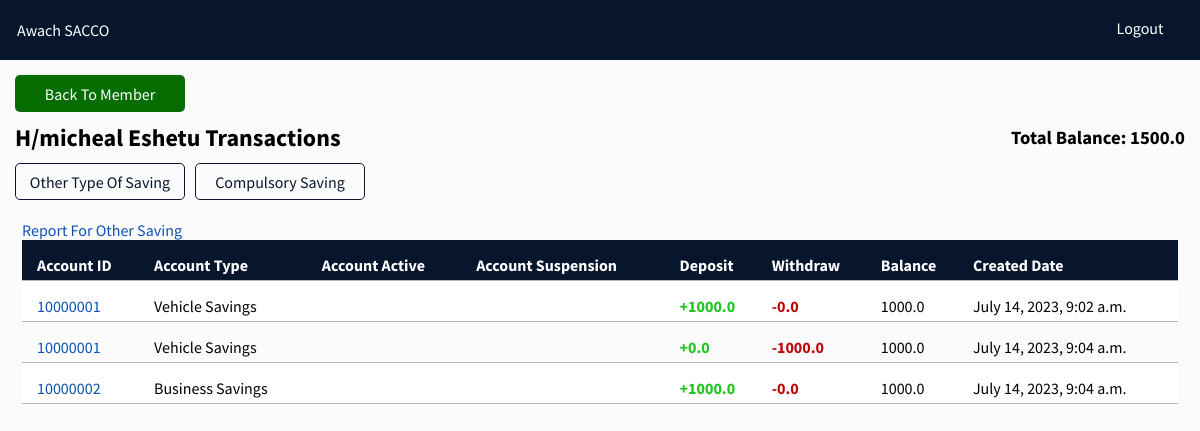
/savings/member-transction/10000001 (signed in), run on the app's committed database.
### savings/models.py (models this page shows, shortened)
class SavingTransaction(models.Model):
    account = models.ForeignKey(SavingAccount, on_delete=models.CASCADE)
    balance = models.FloatField(default=0.0)
    withdraw = models.FloatField(default=0.0)
    deposit = models.FloatField(default=0.0)
    interest = models.FloatField(default=0.0)
    created_date = models.DateTimeField(auto_now_add=True)

class SavingAccount(models.Model):
    account_id = models.IntegerField(primary_key=True, unique=True)
    member = models.ForeignKey(Member, on_delete=models.CASCADE)
    saving_type = models.ForeignKey(SavingType, on_delete=models.CASCADE)
    balance = models.FloatField(default=0.0)
    is_suspended = models.BooleanField(default=False)
    is_active = models.BooleanField(default=False)
    created_date = models.DateTimeField(auto_now_add=True)

class SavingType(models.Model):
    account_name = models.CharField(max_length=225, unique=True)
    def __str__(self):
        return self.account_name

### savings/views.py (the view)
# urls.py: path('member-transction/<str:pk>', get_members_transaction, name='member-transction'),
@login_required
def get_members_transaction(request, pk):
    saving_transaction = SavingTransaction.objects.filter(
        account__member__member_id__exact=pk).select_related('account').order_by('created_date')
    compulsory_transaction = CompulsoryTransaction.objects.filter(
        account__member__member_id__exact=pk).select_related('account').order_by('account').order_by('created_date')
    comlsory = CompulsorySaving.objects.get(member_id=pk)
    account = SavingAccount.objects.get(member_id=pk, is_active=True)
    balance = comlsory.balance + account.balance
    full_name = comlsory.member.first_name + ' ' + comlsory.member.father_name
    return render(request, 'membersTransaction.html', {'saving_transaction': saving_transaction,
                                                       'compulsory_transaction': compulsory_transaction, 'id': pk, 'balance': balance, 'full_name': full_name})

### savings/templates/membersTransaction.html (shortened to what this page needs)
{% load static %}
<!DOCTYPE html>
<html lang="en">
  <head>
    <link rel="stylesheet" href="{% static 'css/member_list.css' %}" />
    <link rel="stylesheet" href="{% static '/css/fontawesome/css/all.css' %}" />
  </head>
  <body>
    <div class="app">
      <header>
        <p>Awach SACCO</p>
        <div class="links">
          <div class="link">
            {% if request.user %}
            <a href="{% url 'logout-employee' %}"> Logout </a>
            {% else %}
            <a href="{% url 'login-employee' %}"> Login </a>
            {% endif %}
          </div>
        </div>
      </header>
      <div class="member-list-body">
        <a href="{% url 'memeber-info' id %}" class="create-member">
          Back To Member
        </a>
        <div class="members-detail">
          <h2>{{ full_name }} Transactions</h2>
          <h3>Total Balance: {{ balance }}</h3>
        </div>
        <div class="saving-button">
          <button id="other-saving">Other Type Of Saving</button>
          <button id="compulsory-saving">Compulsory Saving</button>
        </div>
        <div class="members-table" id="other-div">
          <a
            href="{% url 'member-transction-report' id 0 %}"
            class="member-detail"
          >
            Report For Other Saving
          </a>
          <table class="members-list-table">
            <tr>
              <th>Account ID</th>
              <th>Account Type</th>
              <th>Account Active</th>
              <th>Account Suspension</th>
              <th>Deposit</th>
              <th>Withdraw</th>
              <th>Balance</th>
              <th>Created Date</th>
            </tr>
            {% for saving in saving_transaction %}
            <tr>
              <td class="member-detail">{{ saving.account.account_id }}</td>
              <td>{{ saving.account.saving_type }}</td>
              {% if saving.account.is_active %}
              <td><i class="fa-solid fa-circle-check"></i></td>
              {% else %}
              <td><i class="fa-solid fa-circle-xmark"></i></td>
              {% endif %} {% if saving.account.is_suspended %}
              <td><i class="fa-solid fa-circle-check"></i></td>
              {% else %}
              <td><i class="fa-solid fa-circle-xmark"></i></td>
              {% endif %}
              <td class="deposit">+{{saving.deposit}}</td>
              <td class="withdraw">-{{saving.withdraw}}</td>
              <td>{{saving.balance}}</td>
              <td>{{saving.created_date}}</td>
            </tr>
            {% endfor %}
          </table>
        </div>
      </div>
    </div>
  </body>
</html>

### members/static/css/member_list.css (style rules this page uses)
* { padding: 0; margin: 0; font-family: "inter"; font-family: "Inter", sans-serif; font-family: "Mukta", sans-serif; font-family: "Nanum Gothic", sans-serif; font-family: "Nunito", sans-serif; font-family: "Source Sans Pro", sans-serif; }
.app { width: 100%; min-height: 100vh; background-color: #fcfbfb; }
header { background-color: #07162d; height: 40px; max-width: 100vw; display: flex; align-items: center; color: white; padding: 10px; padding-left: 17px; }
header p { flex: 1; }
.links { display: flex; height: 100%; min-width: 100px; gap: 15px; }
.link { width: 100px; display: flex; align-items: center; justify-content: center; height: 35px; border-radius: 5px; }
.member-list-body { min-height: 32rem; padding: 15px; display: flex; gap: 10px; flex-direction: column; }
.members-table { padding: 7px; min-height: 50px; }
.members-list-table { width: 100%; border-collapse: collapse; }
.members-list-table td, .members-list-table th { border-bottom: 1px solid #b9b9b9; height: 35px; }
.members-list-table th { vertical-align: bottom; padding-bottom: 5px; text-align: start; padding-left: 15px; background-color: #07162d; color: white; }
.members-list-table td { vertical-align: bottom; text-align: start; font-size: 16px; padding-bottom: 5px; padding-left: 15px; }
.member-detail { text-decoration: none; color: #0f51b3; }
tr:nth-child(even) { background-color: rgb(255, 255, 255); }
.fa-circle-check { color: rgb(28, 196, 28); }
.fa-circle-xmark { color: rgb(211, 7, 7); }
.create-member { background-color: rgb(6, 109, 3); width: 170px; height: 37px; display: flex; align-items: center; justify-content: center; color: white; border-radius: 5px; text-decoration: none; }
.members-detail { display: flex; flex-direction: row; align-items: center; }
.members-detail h2 { flex: 1; }
.saving-button { height: 40px; display: flex; flex-direction: row; gap: 10px; }
.saving-button button { width: 170px; height: 37px; outline: none; border: 1px solid #07162d; border-radius: 5px; color: #07162d; background-color: transparent; font-size: 16px; cursor: pointer; transition: background-color 0.5s ease; }
.deposit { color: rgb(28, 196, 28); font-weight: bolder; }
.withdraw { color: rgb(185, 9, 9); font-weight: bolder; }
.link a { color: white; text-decoration: none; }

### data on the page
SavingTransaction: account.account_id "10000001", account.saving_type "Vehicle Savings", deposit "1000.0", withdraw "0.0", balance "1000.0", created_date "July 14, 2023, 9:02 a.m."
SavingTransaction: account.account_id "10000001", account.saving_type "Vehicle Savings", deposit "0.0", withdraw "1000.0", balance "1000.0", created_date "July 14, 2023, 9:04 a.m."
SavingTransaction: account.account_id "10000002", account.saving_type "Business Savings", deposit "1000.0", withdraw "0.0", balance "1000.0", created_date "July 14, 2023, 9:04 a.m."

### other printed values
{{ full_name }} "H/micheal Eshetu"
{{ balance }} "1500.0"
